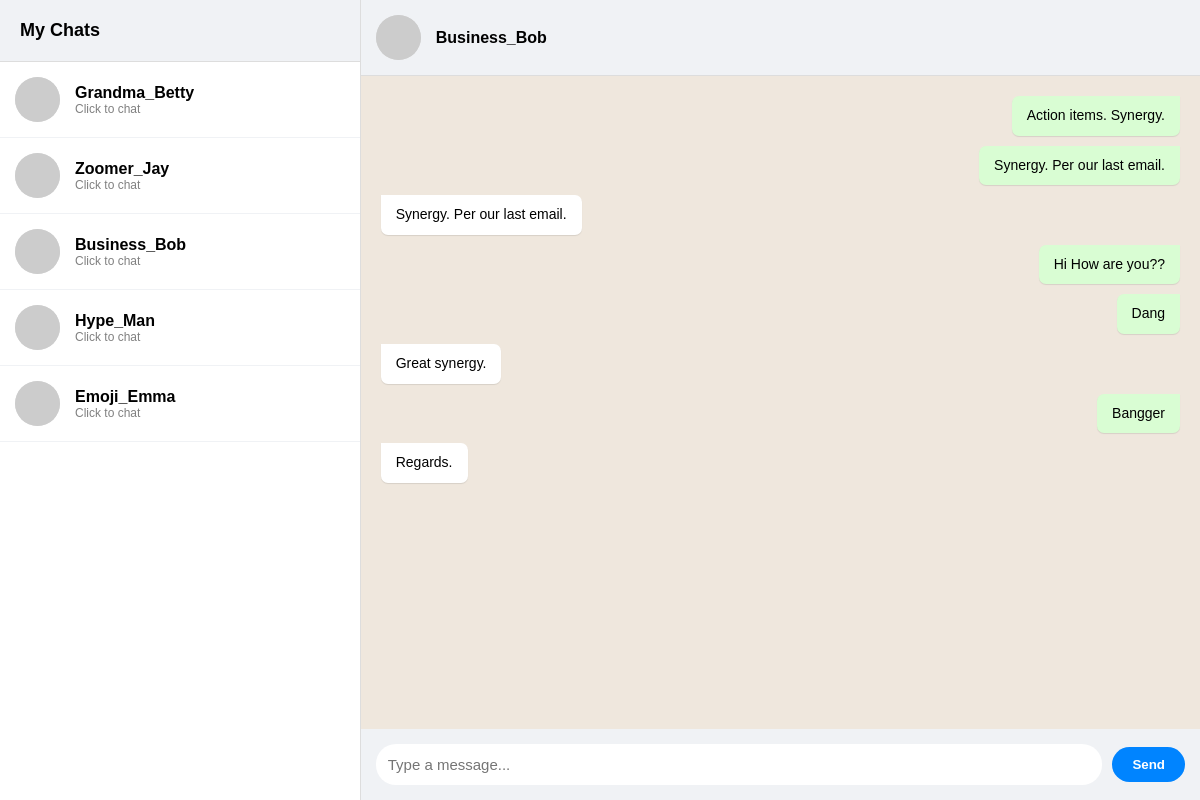
Screenshot of /chat/4/ (signed in) with the database file from the repository.
### chat/models.py (models this page shows, shortened)
class Message(models.Model):
    sender = models.ForeignKey(User, on_delete=models.CASCADE, related_name='sent_messages')
    receiver = models.ForeignKey(User, on_delete=models.CASCADE, related_name='received_messages')
    content = models.TextField()
    timestamp = models.DateTimeField(auto_now_add=True)
    class Meta:
        ordering = ['timestamp']

### chat/views.py (the view)
# urls.py: path('<int:user_id>/', views.chat_room, name='chat_room'), # Specific chat
@login_required
def chat_room(request, user_id):
    users = User.objects.exclude(id=request.user.id)
    other_user = get_object_or_404(User, id=user_id)
    messages = Message.objects.filter(
        Q(sender=request.user, receiver=other_user) |
        Q(sender=other_user, receiver=request.user)
    ).order_by('timestamp')
    users_ids = [request.user.id, other_user.id]
    users_ids.sort() # Sorts to [1, 5]
    room_name = f"chat_{users_ids[0]}_{users_ids[1]}"
    return render(request, 'chat/room.html', {
        'users': users,
        'other_user': other_user,
        'messages': messages,
        'room_name': room_name # <--- We pass this specific room to the frontend
    })

### chat/templates/chat/room.html (shortened to what this page needs)
<!DOCTYPE html>
<html>
<head>
</head>
<body>
    <div id="sidebar">
        <div class="sidebar-header">My Chats</div>
        <div class="user-list">
            {% for user in users %}
                <a href="{% url 'chat_room' user.id %}" class="user-item">
                    <img src="https://api.dicebear.com/9.x/avataaars/svg?seed={{ user.username }}" class="user-avatar">
                    <div>
                        <div style="font-weight: bold;">{{ user.username }}</div>
                        <div style="font-size: 12px; color: gray;">Click to chat</div>
                    </div>
                </a>
            {% endfor %}
        </div>
    </div>
    <div id="chat-area">
        {% if other_user %}
            <div class="chat-header">
                <img src="https://api.dicebear.com/9.x/avataaars/svg?seed={{ other_user.username }}" class="user-avatar">
                <h3>{{ other_user.username }}</h3>
            </div>
            <div id="chat-log">
                {% for message in messages %}
                    <div class="message {% if message.sender == request.user %}sent{% else %}received{% endif %}">
                        {{ message.content }}
                    </div>
                {% endfor %}
            </div>
            <div id="input-area">
                <input id="chat-message-input" type="text" placeholder="Type a message...">
                <button id="chat-message-submit">Send</button>
            </div>
        {% endif %}
    </div>
</body>
</html>

### chat/templates/chat/room.html (style rules this page uses)
body { margin: 0; font-family: sans-serif; display: flex; height: 100vh; background-color: #e5ddd5; }
#sidebar { width: 30%; background: white; border-right: 1px solid #ddd; display: flex; flex-direction: column; }
.sidebar-header { padding: 20px; background: #f0f2f5; border-bottom: 1px solid #ddd; font-weight: bold; font-size: 18px; }
.user-list { flex: 1; overflow-y: auto; }
.user-item { padding: 15px; border-bottom: 1px solid #f0f2f5; cursor: pointer; display: flex; align-items: center; text-decoration: none; color: black; transition: background 0.2s; }
.user-avatar { width: 45px; height: 45px; border-radius: 50%; margin-right: 15px; background-color: #ddd; }
#chat-area { width: 70%; display: flex; flex-direction: column; background: #efe7dd; }
.chat-header { padding: 15px; background: #f0f2f5; border-bottom: 1px solid #ddd; display: flex; align-items: center; }
.chat-header h3 { margin: 0; font-size: 16px; }
#chat-log { flex: 1; padding: 20px; overflow-y: scroll; display: flex; flex-direction: column; gap: 10px; }
.message { padding: 10px 15px; border-radius: 7px; max-width: 60%; font-size: 14px; position: relative; box-shadow: 0 1px 1px rgba(0,0,0,0.1); line-height: 1.4; }
.sent { background: #d9fdd3; align-self: flex-end; border-top-right-radius: 0; }
.received { background: white; align-self: flex-start; border-top-left-radius: 0; }
#input-area { padding: 15px; background: #f0f2f5; display: flex; gap: 10px; align-items: center; }
input { flex: 1; padding: 12px; border-radius: 20px; border: none; outline: none; font-size: 15px; }
button { padding: 10px 20px; border-radius: 20px; border: none; background: #0084ff; color: white; cursor: pointer; font-weight: bold; }

### rows the page displays
Message: content "Action items. Synergy."
Message: content "Synergy. Per our last email."
Message: content "Synergy. Per our last email."
Message: content "Hi How are you??"
Message: content "Dang"
Message: content "Great synergy."
Message: content "Bangger"
Message: content "Regards."

### other values shown
{{ user.username }} "Grandma_Betty"
{{ user.username }} "Zoomer_Jay"
{{ user.username }} "Business_Bob"
{{ user.username }} "Hype_Man"
{{ user.username }} "Emoji_Emma"
{{ other_user.username }} "Business_Bob"
